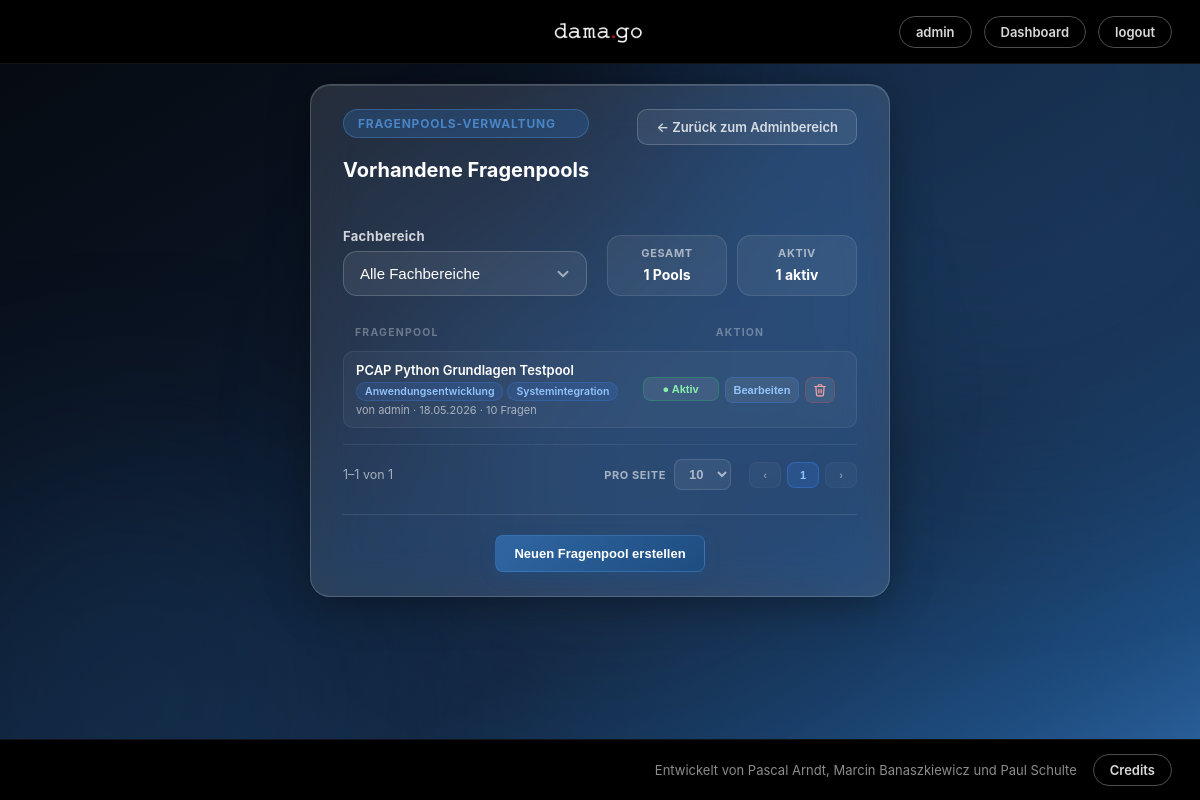
The page /PHP/manage_question_pools.php (signed in) on the database as committed earlier.
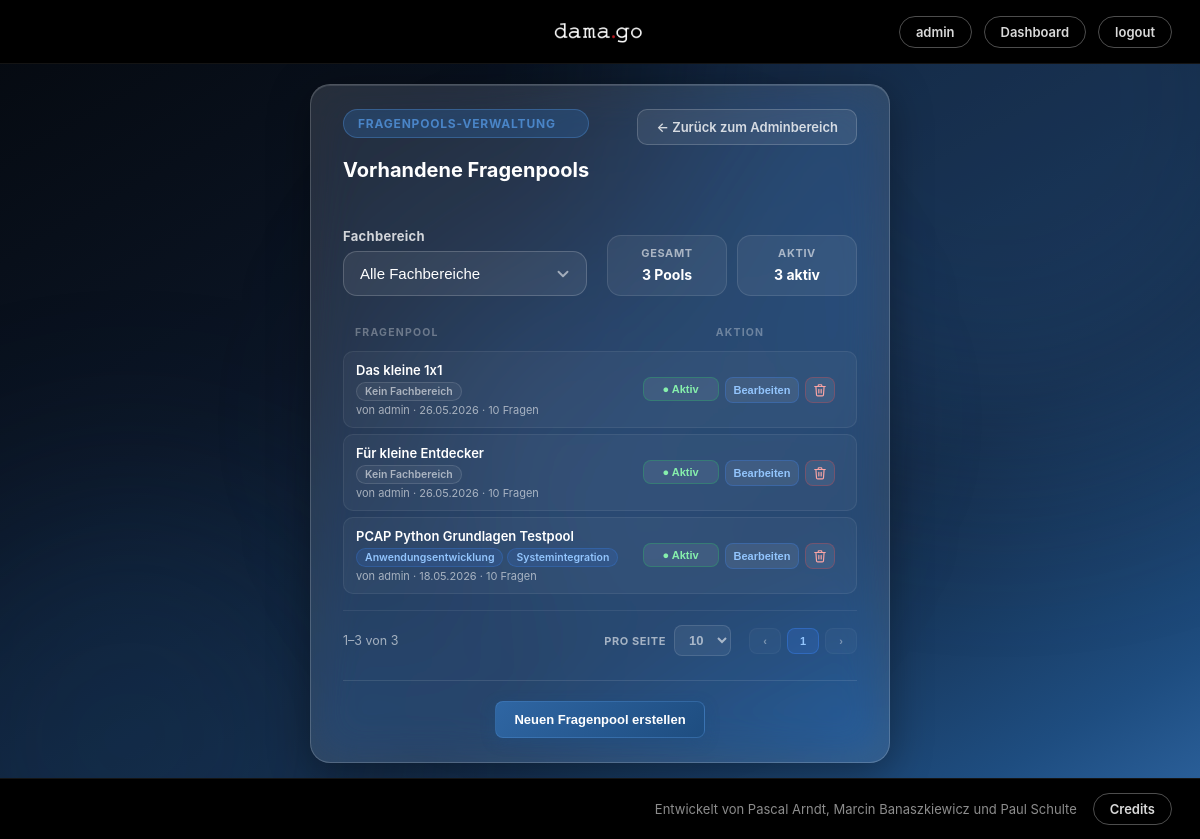
The same page on the database as committed later.
### tables this page shows
CREATE TABLE `question_pools` (
  `id` int(10) unsigned NOT NULL AUTO_INCREMENT,
  `name` varchar(100) NOT NULL,
  `description` text DEFAULT NULL,
  `created_by` int(10) unsigned NOT NULL,
  `is_active` tinyint(1) NOT NULL DEFAULT 1,
  `created_at` datetime NOT NULL DEFAULT current_timestamp(),
  `updated_at` datetime DEFAULT NULL ON UPDATE current_timestamp(),
  `updated_by` int(10) unsigned DEFAULT NULL,
  PRIMARY KEY (`id`),
  KEY `idx_question_pools_created_by` (`created_by`),
  KEY `idx_question_pools_name` (`name`),
  KEY `idx_question_pools_is_active` (`is_active`),
  KEY `idx_question_pools_updated_by` (`updated_by`),
  CONSTRAINT `fk_question_pools_created_by` FOREIGN KEY (`created_by`) REFERENCES `users` (`id`) ON UPDATE CASCADE,
  CONSTRAINT `fk_question_pools_updated_by` FOREIGN KEY (`updated_by`) REFERENCES `users` (`id`) ON DELETE SET NULL ON UPDATE CASCADE
);

### PHP/manage_question_pools.php (the view, shortened to what the changed rows need)
<?php
require_once 'db.php';
function e($value)
{
    return htmlspecialchars((string)$value, ENT_QUOTES, 'UTF-8');
}
$departments  = $pdo->query(
    "SELECT id, parent_id, display_name FROM departments WHERE is_active = 1 ORDER BY display_name ASC"
)->fetchAll(PDO::FETCH_ASSOC);
$validDeptIds = array_map(fn($d) => (int)$d['id'], $departments);
$activeDeptIds = array_flip($validDeptIds);
$deptChildren  = [];
$deptRoots     = [];
foreach ($departments as $d) {
    $pid = $d['parent_id'] !== null ? (int)$d['parent_id'] : 0;
    if ($pid !== 0 && isset($activeDeptIds[$pid])) {
        $deptChildren[$pid][] = $d;
    } else {
        $deptRoots[] = $d;
    }
}
function flattenDepartmentTree(array $nodes, array $childrenByParent, int $depth = 0): array {
    $out = [];
    foreach ($nodes as $node) {
        $out[] = ['dept' => $node, 'depth' => $depth];
        $id = (int)$node['id'];
        if (!empty($childrenByParent[$id])) {
            $out = array_merge($out, flattenDepartmentTree($childrenByParent[$id], $childrenByParent, $depth + 1));
        }
    }
    return $out;
}
$deptOrdered = flattenDepartmentTree($deptRoots, $deptChildren);
$selectedDept = isset($_GET['dept']) ? (int)$_GET['dept'] : 0;
$filterQuery  = $selectedDept > 0 ? '?dept=' . $selectedDept : '';
if ($selectedDept > 0) {
    $filterDeptIds = collectDeptWithDescendants($selectedDept, $deptChildren);
    $phDept        = implode(',', array_fill(0, count($filterDeptIds), '?'));
    $stmtP = $pdo->prepare("
        SELECT qp.id, qp.name, qp.description, qp.is_active, qp.created_at, qp.created_by,
               u.username AS creator_name,
               (SELECT COUNT(*) FROM questions q WHERE q.question_pool_id = qp.id) AS question_count
        FROM question_pools qp
        LEFT JOIN users u ON u.id = qp.created_by
        WHERE qp.id IN (
            SELECT qpd.question_pool_id FROM question_pool_departments qpd
            WHERE qpd.department_id IN ($phDept)
        )
        ORDER BY qp.name ASC
    ");
    $stmtP->execute($filterDeptIds);
} else {
    $stmtP = $pdo->query("
        SELECT qp.id, qp.name, qp.description, qp.is_active, qp.created_at, qp.created_by,
               u.username AS creator_name,
               (SELECT COUNT(*) FROM questions q WHERE q.question_pool_id = qp.id) AS question_count
        FROM question_pools qp
        LEFT JOIN users u ON u.id = qp.created_by
        ORDER BY qp.name ASC
    ");
}
$pools = $stmtP->fetchAll(PDO::FETCH_ASSOC);
$poolDepts = [];
if (!empty($pools)) {
    $ids = array_column($pools, 'id');
    $ph  = implode(',', array_fill(0, count($ids), '?'));
    $stmtD = $pdo->prepare("
        SELECT qpd.question_pool_id, d.id AS dept_id, d.display_name
        FROM question_pool_departments qpd
        INNER JOIN departments d ON d.id = qpd.department_id
        WHERE qpd.question_pool_id IN ($ph)
        ORDER BY d.display_name ASC
    ");
    $stmtD->execute($ids);
    foreach ($stmtD->fetchAll(PDO::FETCH_ASSOC) as $r) {
        $poolDepts[(int)$r['question_pool_id']][] = ['id' => (int)$r['dept_id'], 'name' => $r['display_name']];
    }
}
$totalPools  = (int)$pdo->query("SELECT COUNT(*) FROM question_pools")->fetchColumn();
$activePools = (int)$pdo->query("SELECT COUNT(*) FROM question_pools WHERE is_active = 1")->fetchColumn();
?>
<!DOCTYPE html>
<html lang="de">
<head>
    <link rel="stylesheet" href="../CSS/style.css">
</head>
<body class="manage-questions-page">
<main class="play-layout">
    <section class="quiz-main mq-panel">
        <div class="mq-topbar">
            <div class="mq-topbar-info">
                <h2>Vorhandene Fragenpools</h2>
            </div>
        </div>
        <div class="mq-toolbar">
                    <?php foreach ($deptOrdered as $row): $d = $row['dept']; ?>
                    <?php endforeach; ?>
            <div class="lobby-meta mq-meta">
                <div>
                    <span>Gesamt</span>
                    <strong><?php echo $totalPools; ?> Pools</strong>
                </div>
                <div>
                    <span>Aktiv</span>
                    <strong><?php echo $activePools; ?> aktiv</strong>
                </div>
            </div>
        </div>
        <div class="question-list" id="poolList">
            <?php if (empty($pools)): ?>
                <div class="empty-list-hint">
                    Keine Fragenpools gefunden.
                </div>
            <?php else: ?>
                <?php foreach ($pools as $p):
                    $depts   = $poolDepts[(int)$p['id']] ?? [];
                    $pData = [
                        'id'          => $p['id'],
                        'name'        => $p['name'],
                        'description' => $p['description'] ?? '',
                        'status'      => $p['is_active'] ? 'active' : 'inactive',
                        'departments' => array_map(fn($d) => $d['id'], $depts),
                    ];
                    $created  = $p['created_at'] ? date('d.m.Y', strtotime($p['created_at'])) : '–';
                    $creator  = $p['creator_name'] ?: 'Unbekannt';
                    $qCount   = (int)$p['question_count'];
                    $metaLine = 'von ' . $creator . ' · ' . $created . ' · ' . $qCount . ' Frage' . ($qCount !== 1 ? 'n' : '');
                ?>
                    <div class="question-row" data-active="<?php echo $p['is_active']; ?>" data-tooltip="<?php echo e($p['description'] !== '' ? $p['description'] : $p['name']); ?>">
                        <div class="col-frage">
                            <div class="mq-frage-texts">
                                <div class="question-text">
                                    <?php echo e($p['name']); ?>
                                </div>
                                <div class="mq-dept-tags">
                                    <?php if (empty($depts)): ?>
                                        <span class="mq-dept-tag is-empty">Kein Fachbereich</span>
                                    <?php else: ?>
                                        <?php foreach ($depts as $d): ?>
                                            <span class="mq-dept-tag"><?php echo e($d['name']); ?></span>
                                        <?php endforeach; ?>
                                    <?php endif; ?>
                                </div>
                                <div class="question-pool-label"><?php echo e($metaLine); ?></div>
                            </div>
                        </div>
                        <div class="col-qaktion">
                            <form method="POST" action="manage_question_pools.php<?php echo $filterQuery; ?>" class="inline-form">
                                <button type="submit" class="btn-icon <?php echo $p['is_active'] ? 'btn-toggle-active' : 'btn-toggle-inactive'; ?>">
                                    <?php echo $p['is_active'] ? '● Aktiv' : '○ Inaktiv'; ?>
                                </button>
                            </form>
                            <button type="button" class="btn-icon btn-edit"
                                data-pool="<?php echo e(json_encode($pData)); ?>"
                                onclick="openEditPoolModal(this)">
                                Bearbeiten
                            </button>
                            <button type="button" class="btn-icon btn-delete"
                                onclick="openDeletePoolModal(<?php echo $p['id']; ?>, this)"
                                data-name="<?php echo e($p['name']); ?>"
                                data-count="<?php echo $qCount; ?>"
                                aria-label="Fragenpool löschen" title="Fragenpool löschen">
                            </button>
                        </div>
                    </div>
                <?php endforeach; ?>
            <?php endif; ?>
        </div>
        <?php if (!empty($pools)): ?>
            <div class="mq-pagination" id="mqPagination">
                <div class="mq-pagination-info">
                    <span id="mqRangeInfo"></span>
                </div>
                <div class="mq-pagination-controls">
                    <label class="mq-perpage">
                        Pro Seite
                        <select id="mqPerPage">
                            <option value="10" selected>10</option>
                        </select>
                    </label>
                    <div class="mq-pager">
                        <button type="button" class="btn-icon mq-pager-btn" id="mqPrev" aria-label="Vorherige Seite">‹</button>
                        <span class="mq-pager-pages" id="mqPages"></span>
                        <button type="button" class="btn-icon mq-pager-btn" id="mqNext" aria-label="Nächste Seite">›</button>
                    </div>
                </div>
            </div>
        <?php endif; ?>
    </section>
</main>
</body>
</html>

Rows that differ between the two databases and show on the page:
added question_pools: name "Das kleine 1x1", shows "Kein Fachbereich", metaLine "von admin · 26.05.2026 · 10 Fragen", is_active "● Aktiv"
added question_pools: name "Für kleine Entdecker", shows "Kein Fachbereich", metaLine "von admin · 26.05.2026 · 10 Fragen", is_active "● Aktiv"
Other text that changed with them:
$totalPools: "1" → "3"
$activePools: "1" → "3"
text written by a page script: "1–1 von 1" → "1–3 von 3"
